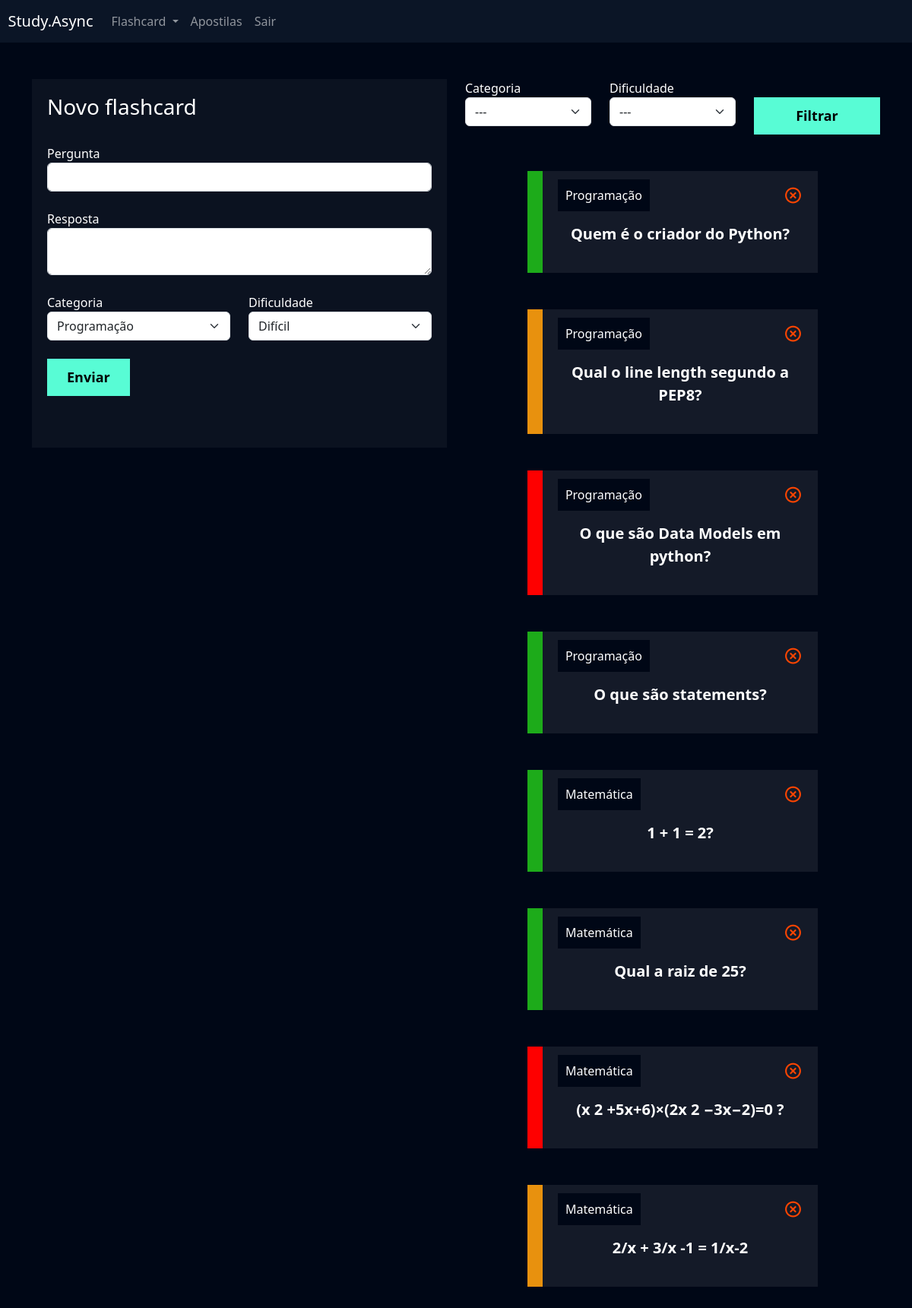
/flashcards/new_flashcard/ (signed in), run on the app's committed database.
### flashcards/models.py (models this page shows, shortened)
class FlashCard(models.Model):
    DIFFICULTY_CHOICES = (('D', 'Difícil'), ('M', 'Médio'), ('F', 'Fácil'))
    user = models.ForeignKey(User, on_delete=models.DO_NOTHING)
    question = models.CharField(max_length=100)
    response = models.TextField()
    category = models.ForeignKey(Category, on_delete=models.DO_NOTHING)
    difficulty = models.CharField(max_length=1, choices=DIFFICULTY_CHOICES)
    created_at = models.DateTimeField(auto_now_add=True)
    updated_at = models.DateTimeField(auto_now=True)
    @property
    def css_challenge(self):
        if self.difficulty == 'F':
            return 'flashcard-facil'
        elif self.difficulty == 'M':
            return 'flashcard-medio'
        elif self.difficulty == 'D':
            return 'flashcard-dificil'

class Category(models.Model):
    name = models.CharField(max_length=20)
    created_at = models.DateTimeField(auto_now_add=True)
    updated_at = models.DateTimeField(auto_now=True)
    def __str__(self):
        return self.name

### flashcards/views.py (the view, shortened to what this page needs)
# urls.py: path('new_flashcard/', views.create_flashcard, name='new_flashcard'),
@login_required
def create_flashcard(request):
    if request.method == 'GET':
        flashcards = FlashCard.objects.filter(user=request.user)
        categories = Category.objects.all()
        difficulties = FlashCard.DIFFICULTY_CHOICES
        filter_category = request.GET.get('category')
        filter_difficulty = request.GET.get('difficulty')
        if filter_category:
            flashcards = flashcards.filter(category_id=filter_category)
        if filter_difficulty:
            flashcards = flashcards.filter(difficulty=filter_difficulty)
        return render(
            request,
            'new_flashcard.html',
            {
                'categories': categories,
                'difficulties': difficulties,
                'flashcards': flashcards
            }
        )

### flashcards/templates/new_flashcard.html (shortened to what this page needs)
{% extends "base.html" %}
{% load static %}
{% block 'cabecalho' %}
  <link href="{% static 'users/css/create_user.css' %}" rel="stylesheet">
  <link href="https://unpkg.com/boxicons@2.1.4/css/boxicons.min.css" rel='stylesheet'>
  <link href="{% static 'flashcards/css/create_flashcard.css' %}" rel="stylesheet">
{% endblock 'cabecalho' %}
{% block 'conteudo' %}
  {% include "partials/header.html" %}
  <div class="container">
    <br>
    <br>
    <div class="row">
      <div class="col-md">
        <div class="box-form">
          <form action="{% url 'new_flashcard' %}" method="POST"> {% csrf_token %}
            <h3>Novo flashcard</h3>
            <br>
            <label>Pergunta</label>
            <input type="text" class="form-control" placeholder="" name="question">
            <br>
            <label>Resposta</label>
            <textarea class="form-control" name="response"></textarea>
            <br>
            <div class="row">
              <div class="col-md">
                <label for="">Categoria</label>
                <select class="form-select" name="category">
                  {% for category in categories %}
                    <option value="{{ category.id }}">{{ category.name }}</option>
                  {% endfor %}
                </select>
              </div>
              <div class="col-md">
                <label for="">Dificuldade</label>
                <select class="form-select" name="difficulty">
                  {% for difficulty in difficulties %}
                    <option value="{{ difficulty.0 }}">{{ difficulty.1 }}</option>
                  {% endfor %}
                </select>
              </div>
            </div>
            <br>
            <input type="submit" value="Enviar" class="btn-cadastro">
            <br>
            <br>
            <br>
          </form>
        </div>
      </div>
      <div class="col-md">
        <form action="{% url 'new_flashcard' %}" method="GET">
          <div class="row">
            <div class="col-md">
              <label for="">Categoria</label>
              <select class="form-select" name="category">
                <option value="">---</option>
              </select>
            </div>
            <div class="col-md">
              <label for="">Dificuldade</label>
              <select class="form-select" name="difficulty">
                <option value="">---</option>
              </select>
            </div>
            <div class="col-md">
              <br>
              <input type="submit" style="width: 100%" value="Filtrar" class="btn-cadastro">
            </div>
          </div>
        </form>
        <br>
        <br>
        {% for flashcard in flashcards %}
        <div class="box-new-flashcard" onclick="flip_card({{ flashcard.id }})">
            <div class="flashcard {{ flashcard.css_challenge }}">
              <div class="flashcard-categoria">
                {{ flashcard.category }}
              </div>
              <a href="{% url 'remove_flashcard' flashcard.id %}"><i class='icone-exit bx bx-x-circle'></i></a>
              <br>
              <br>
              <div class="flashcard-box-item">
                <p class="flashcard-item">{{ flashcard.question }}</p>
              </div>
            </div>
          </div>
          <br>
          <br>
        {% endfor %}
      </div>
    </div>
  </div>
{% endblock 'conteudo' %}

### templates/static/global/css/base.css (style rules this page uses)
:root { --main-color: #0b1526; --dark-color: #000716; --secondary-dark-color: rgb(15, 2, 26); --light-color: #00c1f3; --contrast-color: #f4c96b; --differential-color: #58fcd5; }
body { background-color: var(--dark-color) !important; color: white !important; }

### templates/static/users/css/create_user.css (style rules this page uses)
* { margin: 0; padding: 0; }
.box-form { padding: 20px; background-color: rgba(217,217,217, .05); color: white !important; }
.btn-cadastro { padding: 10px; background-color: #58fcd5; border: none; border: 1px solid #58fcd5; font-size: 18px; font-weight: bold; padding-left: 25px; padding-right: 25px; }

### templates/static/flashcards/css/create_flashcard.css (style rules this page uses)
.box-new-flashcard { width: 70%; margin: auto; }
.flashcard { background-color: rgba(255, 255, 255, .08); padding: 20px; }
.flashcard-box-item { text-align: center; }
.flashcard p { font-size: 20px; font-weight: bold; cursor: pointer; }
.flashcard-facil { border-left: 20px solid #1DAB1A; }
.flashcard-medio { border-left: 20px solid #E8910E; }
.flashcard-dificil { border-left: 20px solid #FE0000; }
.flashcard-categoria { background-color: var(--dark-color); display: inline; padding: 10px; }
.icone-exit { float: right; font-size: 25px; color: orangered; }

### data on the page
FlashCard: category "Programação", question "Quem é o criador do Python?"
FlashCard: category "Programação", question "Qual o line length segundo a PEP8?"
FlashCard: category "Programação", question "O que são Data Models em python?"
FlashCard: category "Programação", question "O que são statements?"
FlashCard: category "Matemática", question "1 + 1 = 2?"
FlashCard: category "Matemática", question "Qual a raiz de 25?"
FlashCard: category "Matemática", question "(x 2 +5x+6)×(2x 2 −3x−2)=0 ?"
FlashCard: category "Matemática", question "2/x + 3/x -1 = 1/x-2"

### other printed values
form field category "Programação"
form field difficulty "Difícil"
